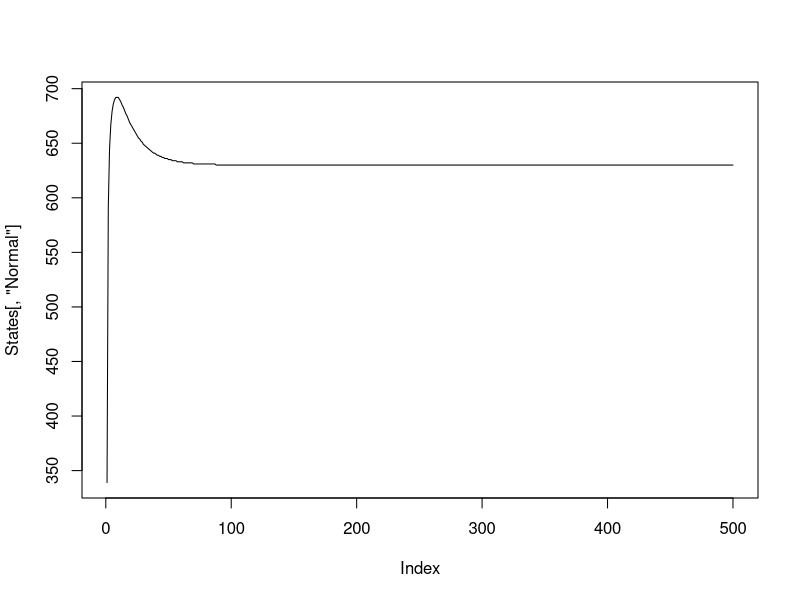
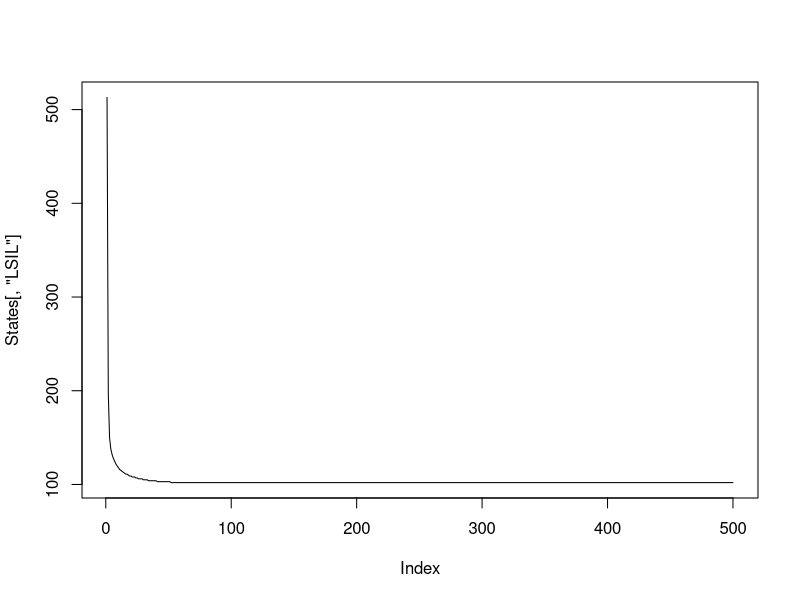
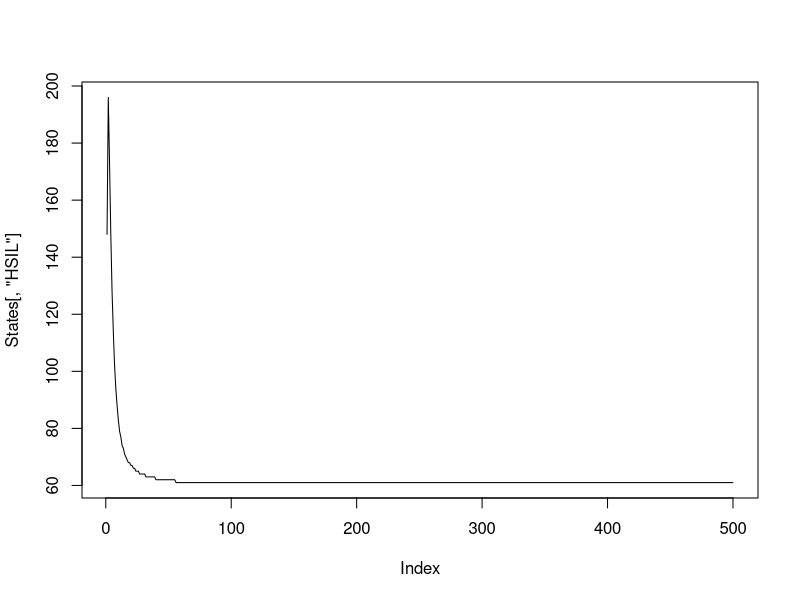
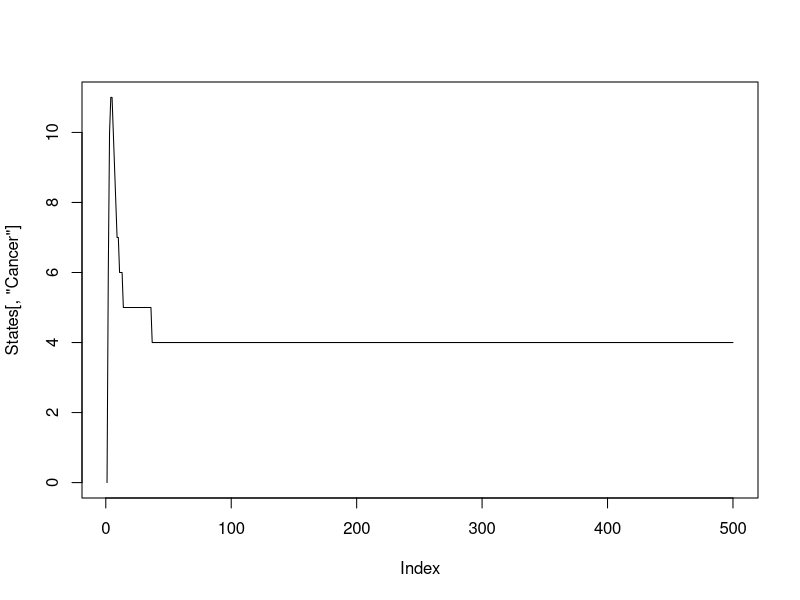

These figures' R source, in order: (Note: this script raises an error after producing the figures.)
### MARKOV MODEL HPV DRAFT
## Gwen Oliver
## Nov 29, 2021

### This model is for the undetected compartments ONLY
### This model has not achieved an equilibirum state yet

# 500 years
t = 500

# 1000 people
Pop_size = 1000

# 5 states: 
# normal
# low-grade squamous intraepithelial lesion (LSIL, infection and CIN1)
# high-grade squamous intraepithelial lesion (HSIL, CIN2, CIN3, and AIS)
# cancer
# cancer deaths
N.states = 5


# Rough estimate based on proportion of US pop that is female, 10-14
# https://www.statista.com/statistics/241488/population-of-the-us-by-sex-and-age/

p_1_2 <- 0.1 # normal > LSIL

p_2_1 <- 0.5 # LSIL > normal
# Numbers vary widely for this parameter

p_2_3 <- 0.18  # LSIL > HSIL

p_3_2 <- 0.2   # HSIL > LSIL
# Numbers vary widely for this parameters

p_3_4 <- 0.04 # HSIL > cancer
# Two estimates for this, 10-fold difference between them

p_4_5 <- 0.5 # Cancer > Cancer death
# Don't have an estimate for this yet, but I think available on SEER

# Age into cohort
p_age_in <- 1/20
# Age out of cohort
p_age_out <- p_age_in

# Die of other cause
p_die <- 0.01


# Starting number in each state

# Create years label
prefix = "Year"
suffix = seq(1:t)
years = paste(prefix, suffix, sep=" ")


# Create empty array
mat1 = matrix(NA, t, N.states, dimnames=list(years, c("Normal","LSIL","HSIL","Cancer","Cancer Death")))

# Assign starting prevalence of each state
prev_norm = 0.35
prev_LSIL = 0.5
prev_HSIL = 0.15
prev_cancer = 0
prev_cancdeath = 0

# Assign starting states
set.seed(123)
mat1[1,] <- rmultinom(1, Pop_size, prob=c(prev_norm,prev_LSIL,prev_HSIL,prev_cancer,prev_cancdeath)) 

# Run model
for(i in 2:t){
  # Normal
  mat1[i,1] <- (mat1[(i-1),1]) +  
    (Pop_size*p_age_in) +   
    (mat1[(i-1),2])*p_2_1 -   
    (mat1[(i-1),1])*p_1_2 - 
    (mat1[(i-1),1])*p_age_out - 
    (mat1[(i-1),1])*p_die
  # LSIL  
  mat1[i,2] <-   (mat1[(i-1),2]) + 
    (mat1[(i-1),1])*p_1_2 +
    (mat1[(i-1),3])*p_3_2 - 
    (mat1[(i-1),2])*p_2_1 - 
    (mat1[(i-1),2])*p_2_3 - 
    (mat1[(i-1),2])*p_age_out -
    (mat1[(i-1),2])*p_die
  # HSIL  
  mat1[i,3] <-   (mat1[(i-1),3]) + 
    (mat1[(i-1),2])*p_2_3 -   
    (mat1[(i-1),3])*p_3_2 - 
    (mat1[(i-1),3])*p_3_4 - 
    (mat1[(i-1),3])*p_age_out -
    (mat1[(i-1),3])*p_die
  # Cancer
  mat1[i,4] <- (mat1[(i-1),4]) +
    (mat1[(i-1),3])*p_3_4 -   
    (mat1[(i-1),4])*p_4_5 - 
    (mat1[(i-1),4])*p_age_out -
    (mat1[(i-1),4])*p_die
  # Cancer deaths
  mat1[i,5] <-
    (mat1[(i-1),4])*p_4_5        #progress from cancer
  
}

mat1 <- round(mat1,0)


#Check Progression over time

States <- apply(mat1, c(1,2), sum)

plot(States[,'Normal'], type='l')

plot(States[,'LSIL'], type='l')

plot(States[,'HSIL'], type='l')

plot(States[,'Cancer'], type='l')

plot(States[,'Death due to CC'], type='l')

pop_size_t <- apply(States,1, sum)

plot(pop_size_t)

